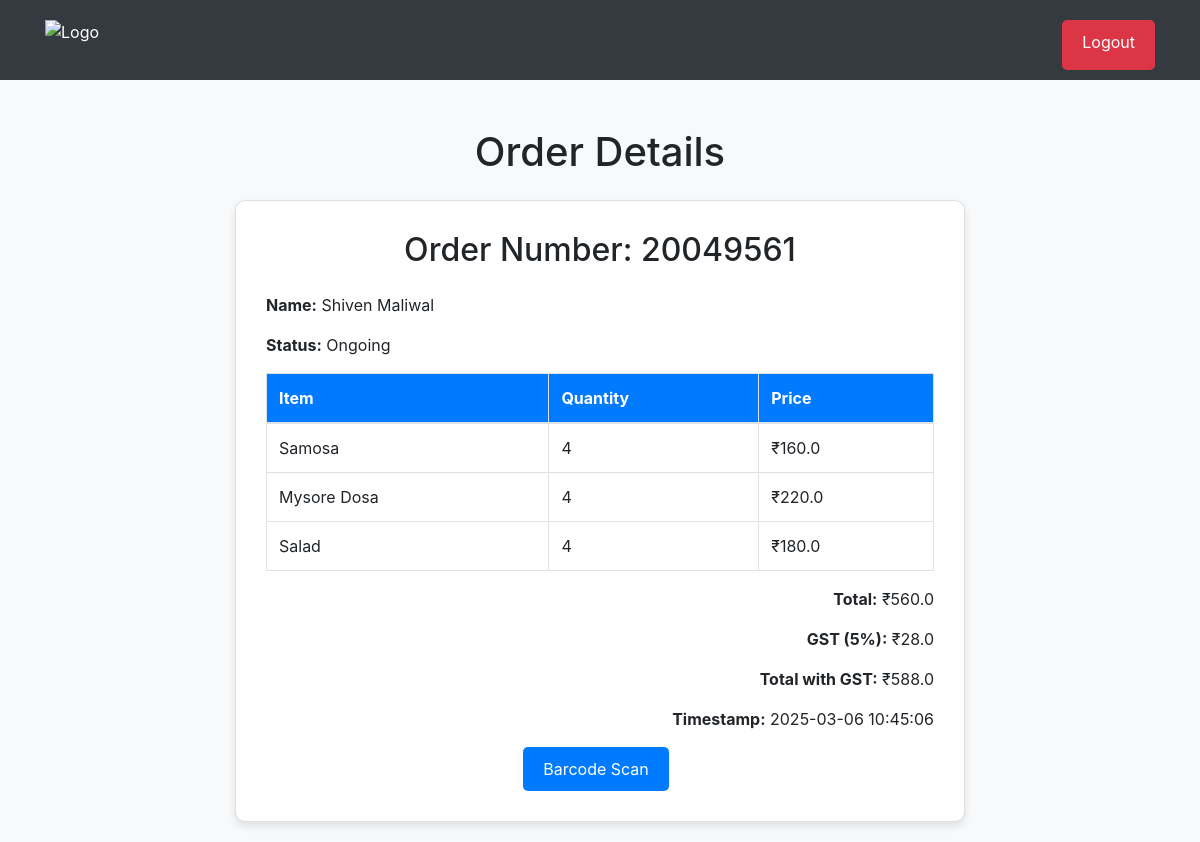
The app's page /canteen/orders/details/20049561 (signed in) with its own data.
### tables this page shows
CREATE TABLE orders (
            order_number INTEGER PRIMARY KEY,
            name TEXT NOT NULL,
            items TEXT NOT NULL,
            total_cost REAL NOT NULL,
            gst_amount REAL NOT NULL,
            total_cost_with_gst REAL NOT NULL,
            timestamp TEXT NOT NULL,
            status INTEGER NOT NULL DEFAULT 0,
            sap_id TEXT NOT NULL,
            razorpay_order_id TEXT,
            payment_status TEXT DEFAULT 'Pending',
            delivery_floor TEXT
        );

CREATE TABLE items (
            item_name TEXT PRIMARY KEY,
            item_price REAL NOT NULL
        );

### app.py (the view)
@app.route('/canteen/orders/details/<int:order_id>')
def order_details(order_id):
    if 'logged_in' not in session:
        return redirect(url_for('login'))
    order = get_order_details(order_id)
    if order:
        return render_template('order-details.html', **order)
    else:
        return "Order not found", 404

### functions.py (called while the page is built)
def getStatus(code):
    code = int(code)
    status = ""
    if code == 0:
        status = "Ongoing"
    elif code == 1:
        status = "Received"
    elif code == 2:
        status = "Received"
    else:
        status = "NA"
    return status

### templates/order-details.html (shortened to what this page needs)
<!DOCTYPE html>
<html lang="en">
<head>
    <link href="https://stackpath.bootstrapcdn.com/bootstrap/4.5.2/css/bootstrap.min.css" rel="stylesheet">
    <link rel="stylesheet" href="{{ url_for('static', filename='style.css') }}">
</head>
<body>
    <header class="header d-flex align-items-center">
        <div class="container d-flex">
            <img src="/static/logo.png" alt="Logo">
            <a href="{{ url_for('logout') }}" class="btn btn-danger ml-auto">Logout</a>
        </div>
    </header>
    <div class="container mt-5">
        <div class="row justify-content-center">
            <div class="col-md-8">
                <h1 class="text-center mb-4">Order Details</h1>
                <div class="card">
                    <div class="card-body">
                        <h2 class="text-center mb-4">Order Number: {{ order_number }}</h2>
                        <p><strong>Name:</strong> {{ name }}</p>
                        <p><strong>Status:</strong> {{orderStatus}}</p>
                        <table class="table table-bordered">
                            <thead>
                                <tr>
                                    <th scope="col">Item</th>
                                    <th scope="col">Quantity</th>
                                    <th scope="col">Price</th>
                                </tr>
                            </thead>
                            <tbody>
                                {% for item, quantity in items %}
                                <tr>
                                    <td>{{ item }}</td>
                                    <td>{{ quantity }}</td>
                                    <td>₹{{ (menu[item] * int(quantity))|round(2) }}</td>
                                </tr>
                                {% endfor %}
                            </tbody>
                        </table>
                        <div class="text-right">
                            <p><strong>Total:</strong> ₹{{ total_cost }}</p>
                            <p><strong>GST (5%):</strong> ₹{{ gst_amount|round(2) }}</p>
                            <p><strong>Total with GST:</strong> ₹{{ total_cost_with_gst|round(2) }}</p>
                            <p><strong>Timestamp:</strong> {{ timestamp }}</p>
                        </div>
                        <div class="text-center">
                        <a href="{{ url_for('barcodescan') }}" class="btn btn-primary ml-auto mr-2">Barcode Scan</a>
                    </div>
                    </div>
                </div>
            </div>
        </div>
    </div>
</body>
</html>

### static/style.css (style rules this page uses)
body { background-color: #f8f9fa; }
.header { background-color: #343a40; color: white; padding: 10px 0; }
.header img { height: 50px; margin-right: 20px; }
.container { margin-top: 10px; }
.card { border-radius: 10px; box-shadow: 0 4px 8px rgba(0, 0, 0, 0.1); margin-bottom: 20px; }
.card-body { padding: 30px; }
.btn-primary { background-color: #007bff; border: none; padding: 10px 20px; border-radius: 5px; }
.table th, .table td { vertical-align: middle; }
.table thead th { background-color: #007bff; color: #ffffff; }
.btn-danger { background-color: #dc3545; border: none; padding: 10px 20px; border-radius: 5px; }
h1 { margin-bottom: 20px; }

### records on screen
orders: order_number "20049561", name "Shiven Maliwal", total_cost "560.0", gst_amount "28.0", total_cost_with_gst "588.0", timestamp "2025-03-06 10:45:06"
items: item_name "Samosa", quantity "4", (menu[item]*int(quantity))|round(2) "160.0"
items: item_name "Mysore Dosa", quantity "4", (menu[item]*int(quantity))|round(2) "220.0"
items: item_name "Salad", quantity "4", (menu[item]*int(quantity))|round(2) "180.0"

### other values on screen
{{ orderStatus }} "Ongoing"
